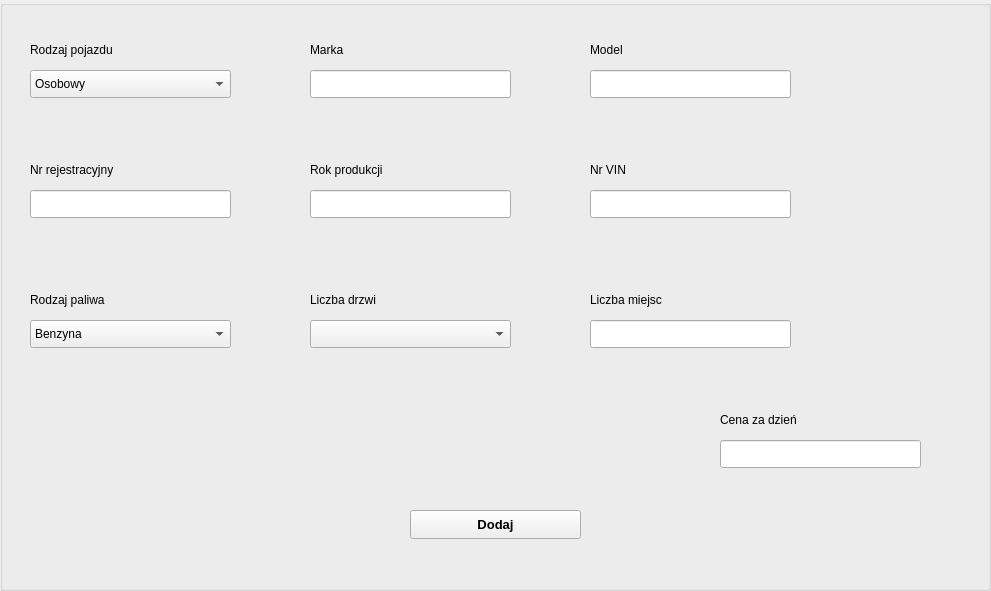
  <widget class="QGroupBox" name="add_box">
   <property name="geometry">
    <rect>
     <x>20</x>
     <y>160</y>
     <width>991</width>
     <height>591</height>
    </rect>
   </property>
   <property name="styleSheet">
    <string notr="true"/>
   </property>
   <property name="title">
    <string/>
   </property>
   <widget class="QLineEdit" name="add_brand">
    <property name="geometry">
     <rect>
      <x>310</x>
      <y>70</y>
      <width>201</width>
      <height>28</height>
     </rect>
    </property>
    <property name="styleSheet">
     <string notr="true"/>
    </property>
   </widget>
   <widget class="QLabel" name="label">
    <property name="geometry">
     <rect>
      <x>310</x>
      <y>40</y>
      <width>201</width>
      <height>20</height>
     </rect>
    </property>
    <property name="styleSheet">
     <string notr="true"/>
    </property>
    <property name="text">
     <string>Marka </string>
    </property>
   </widget>
   <widget class="QLabel" name="label_6">
    <property name="geometry">
     <rect>
      <x>590</x>
      <y>40</y>
      <width>201</width>
      <height>20</height>
     </rect>
    </property>
    <property name="styleSheet">
     <string notr="true"/>
    </property>
    <property name="text">
     <string>Model</string>
    </property>
   </widget>
   <widget class="QLineEdit" name="add_model">
    <property name="geometry">
     <rect>
      <x>590</x>
      <y>70</y>
      <width>201</width>
      <height>28</height>
     </rect>
    </property>
    <property name="styleSheet">
     <string notr="true"/>
    </property>
   </widget>
   <widget class="QLabel" name="label_7">
    <property name="geometry">
     <rect>
      <x>30</x>
      <y>290</y>
      <width>201</width>
      <height>20</height>
     </rect>
    </property>
    <property name="styleSheet">
     <string notr="true"/>
    </property>
    <property name="text">
     <string>Rodzaj paliwa</string>
    </property>
   </widget>
   <widget class="QComboBox" name="add_fuel">
    <property name="geometry">
     <rect>
      <x>30</x>
      <y>320</y>
      <width>201</width>
      <height>28</height>
     </rect>
    </property>
    <property name="styleSheet">
     <string notr="true"/>
    </property>
    <item>
     <property name="text">
      <string>Benzyna</string>
     </property>
    </item>
    <item>
     <property name="text">
      <string>Diesel</string>
     </property>
    </item>
    <item>
     <property name="text">
      <string>Hybryda</string>
     </property>
    </item>
    <item>
     <property name="text">
      <string>Elektryczny</string>
     </property>
    </item>
   </widget>
   <widget class="QLabel" name="label_8">
    <property name="geometry">
     <rect>
      <x>30</x>
      <y>40</y>
      <width>201</width>
      <height>20</height>
     </rect>
    </property>
    <property name="styleSheet">
     <string notr="true"/>
    </property>
    <property name="text">
     <string>Rodzaj pojazdu</string>
    </property>
   </widget>
   <widget class="QComboBox" name="add_body_type">
    <property name="geometry">
     <rect>
      <x>30</x>
      <y>70</y>
      <width>201</width>
      <height>28</height>
     </rect>
    </property>
    <property name="styleSheet">
     <string notr="true"/>
    </property>
    <item>
     <property name="text">
      <string>Osobowy</string>
     </property>
    </item>
    <item>
     <property name="text">
      <string>Dostawczy</string>
     </property>
    </item>
    <item>
     <property name="text">
      <string>Motocykl</string>
     </property>
    </item>
   </widget>
   <widget class="QLabel" name="label_9">
    <property name="geometry">
     <rect>
      <x>590</x>
      <y>160</y>
      <width>201</width>
      <height>20</height>
     </rect>
    </property>
    <property name="styleSheet">
     <string notr="true"/>
    </property>
    <property name="text">
     <string>Nr VIN</string>
    </property>
   </widget>
   <widget class="QLineEdit" name="add_vin">
    <property name="geometry">
     <rect>
      <x>590</x>
      <y>190</y>
      <width>201</width>
      <height>28</height>
     </rect>
    </property>
    <property name="styleSheet">
     <string notr="true"/>
    </property>
   </widget>
   <widget class="QLabel" name="label_10">
    <property name="geometry">
     <rect>
      <x>30</x>
      <y>160</y>
      <width>201</width>
      <height>20</height>
     </rect>
    </property>
    <property name="styleSheet">
     <string notr="true"/>
    </property>
    <property name="text">
     <string>Nr rejestracyjny</string>
    </property>
   </widget>
   <widget class="QLineEdit" name="add_reg_num">
    <property name="geometry">
     <rect>
      <x>30</x>
      <y>190</y>
      <width>201</width>
      <height>28</height>
     </rect>
    </property>
    <property name="styleSheet">
     <string notr="true"/>
    </property>
   </widget>
   <widget class="QLineEdit" name="add_year">
    <property name="geometry">
     <rect>
      <x>310</x>
      <y>190</y>
      <width>201</width>
      <height>28</height>
     </rect>
    </property>
    <property name="styleSheet">
     <string notr="true"/>
    </property>
    <property name="text">
     <string/>
    </property>
   </widget>
   <widget class="QLabel" name="label_17">
    <property name="geometry">
     <rect>
      <x>310</x>
      <y>160</y>
      <width>201</width>
      <height>20</height>
     </rect>
    </property>
    <property name="styleSheet">
     <string notr="true"/>
    </property>
    <property name="text">
     <string>Rok produkcji</string>
    </property>
   </widget>
   <widget class="QLabel" name="label_18">
    <property name="geometry">
     <rect>
      <x>310</x>
      <y>290</y>
      <width>201</width>
      <height>20</height>
     </rect>
    </property>
    <property name="styleSheet">
     <string notr="true"/>
    </property>
    <property name="text">
     <string>Liczba drzwi</string>
    </property>
   </widget>
   <widget class="QComboBox" name="add_dors">
    <property name="geometry">
     <rect>
      <x>310</x>
      <y>320</y>
      <width>201</width>
      <height>28</height>
     </rect>
    </property>
    <property name="styleSheet">
     <string notr="true"/>
    </property>
    <item>
     <property name="text">
      <string/>
     </property>
    </item>
    <item>
     <property name="text">
      <string>3</string>
     </property>
    </item>
    <item>
     <property name="text">
      <string>5</string>
     </property>
    </item>
   </widget>
   <widget class="QLabel" name="label_19">
    <property name="geometry">
     <rect>
      <x>590</x>
      <y>290</y>
      <width>201</width>
      <height>20</height>
     </rect>
    </property>
    <property name="styleSheet">
     <string notr="true"/>
    </property>
    <property name="text">
     <string>Liczba miejsc</string>
    </property>
   </widget>
   <widget class="QLineEdit" name="add_sites">
    <property name="geometry">
     <rect>
      <x>590</x>
      <y>320</y>
      <width>201</width>
      <height>28</height>
     </rect>
    </property>
    <property name="styleSheet">
     <string notr="true"/>
    </property>
   </widget>
   <widget class="QLabel" name="label_20">
    <property name="geometry">
     <rect>
      <x>720</x>
      <y>410</y>
      <width>201</width>
      <height>20</height>
     </rect>
    </property>
    <property name="styleSheet">
     <string notr="true"/>
    </property>
    <property name="text">
     <string>Cena za dzień</string>
    </property>
   </widget>
   <widget class="QLineEdit" name="add_price">
    <property name="geometry">
     <rect>
      <x>720</x>
      <y>440</y>
      <width>201</width>
      <height>28</height>
     </rect>
    </property>
    <property name="styleSheet">
     <string notr="true"/>
    </property>
    <property name="text">
     <string/>
    </property>
   </widget>
   <widget class="QPushButton" name="add_vehicle">
    <property name="geometry">
     <rect>
      <x>410</x>
      <y>510</y>
      <width>171</width>
      <height>29</height>
     </rect>
    </property>
    <property name="font">
     <font>
      <family>Helvetica</family>
      <pointsize>10</pointsize>
      <weight>87</weight>
      <italic>false</italic>
      <bold>true</bold>
     </font>
    </property>
    <property name="cursor">
     <cursorShape>PointingHandCursor</cursorShape>
    </property>
    <property name="styleSheet">
     <string notr="true"/>
    </property>
    <property name="text">
     <string>Dodaj</string>
    </property>
   </widget>
  </widget>
